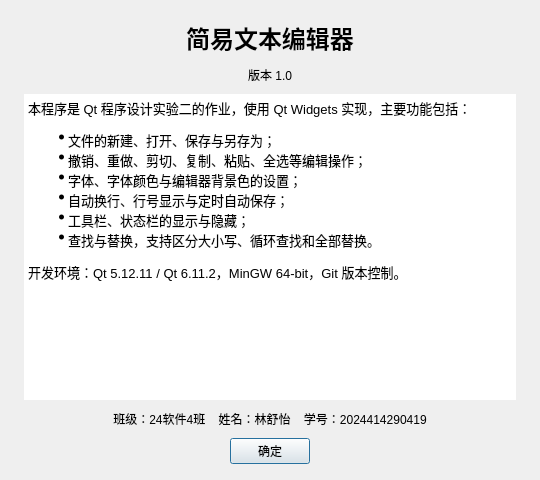
<?xml version="1.0" encoding="UTF-8"?>
<ui version="4.0">
 <class>AboutDialog</class>
 <widget class="QDialog" name="AboutDialog">
  <property name="geometry">
   <rect>
    <x>0</x>
    <y>0</y>
    <width>540</width>
    <height>480</height>
   </rect>
  </property>
  <property name="windowTitle">
   <string>关于</string>
  </property>
  <layout class="QVBoxLayout" name="verticalLayout">
   <property name="spacing">
    <number>10</number>
   </property>
   <property name="leftMargin">
    <number>24</number>
   </property>
   <property name="topMargin">
    <number>20</number>
   </property>
   <property name="rightMargin">
    <number>24</number>
   </property>
   <property name="bottomMargin">
    <number>16</number>
   </property>
   <item>
    <widget class="QLabel" name="labelTitle">
     <property name="font">
      <font>
       <family>微软雅黑</family>
       <pointsize>18</pointsize>
       <weight>75</weight>
       <bold>true</bold>
      </font>
     </property>
     <property name="text">
      <string>简易文本编辑器</string>
     </property>
     <property name="alignment">
      <set>Qt::AlignCenter</set>
     </property>
    </widget>
   </item>
   <item>
    <widget class="QLabel" name="labelVersion">
     <property name="text">
      <string>版本 1.0</string>
     </property>
     <property name="alignment">
      <set>Qt::AlignCenter</set>
     </property>
    </widget>
   </item>
   <item>
    <widget class="QTextBrowser" name="textBrowserInfo">
     <property name="minimumSize">
      <size>
       <width>0</width>
       <height>250</height>
      </size>
     </property>
     <property name="focusPolicy">
      <enum>Qt::NoFocus</enum>
     </property>
     <property name="frameShape">
      <enum>QFrame::NoFrame</enum>
     </property>
     <property name="verticalScrollBarPolicy">
      <enum>Qt::ScrollBarAlwaysOff</enum>
     </property>
     <property name="html">
      <string>&lt;!DOCTYPE HTML PUBLIC &quot;-//W3C//DTD HTML 4.0//EN&quot; &quot;http://www.w3.org/TR/REC-html40/strict.dtd&quot;&gt;
&lt;html&gt;&lt;head&gt;&lt;meta name=&quot;qrichtext&quot; content=&quot;1&quot; /&gt;&lt;/head&gt;&lt;body style=&quot; font-family:'微软雅黑'; font-size:10pt;&quot;&gt;
&lt;p&gt;本程序是 Qt 程序设计实验二的作业，使用 Qt Widgets 实现，主要功能包括：&lt;/p&gt;
&lt;ul&gt;
&lt;li&gt;文件的新建、打开、保存与另存为；&lt;/li&gt;
&lt;li&gt;撤销、重做、剪切、复制、粘贴、全选等编辑操作；&lt;/li&gt;
&lt;li&gt;字体、字体颜色与编辑器背景色的设置；&lt;/li&gt;
&lt;li&gt;自动换行、行号显示与定时自动保存；&lt;/li&gt;
&lt;li&gt;工具栏、状态栏的显示与隐藏；&lt;/li&gt;
&lt;li&gt;查找与替换，支持区分大小写、循环查找和全部替换。&lt;/li&gt;
&lt;/ul&gt;
&lt;p&gt;开发环境：Qt 5.12.11 / Qt 6.11.2，MinGW 64-bit，Git 版本控制。&lt;/p&gt;
&lt;/body&gt;&lt;/html&gt;</string>
     </property>
    </widget>
   </item>
   <item>
    <widget class="QLabel" name="labelAuthor">
     <property name="text">
      <string>班级：24软件4班    姓名：林舒怡    学号：2024414290419</string>
     </property>
     <property name="alignment">
      <set>Qt::AlignCenter</set>
     </property>
    </widget>
   </item>
   <item>
    <layout class="QHBoxLayout" name="horizontalLayoutButton">
     <item>
      <spacer name="horizontalSpacer">
       <property name="orientation">
        <enum>Qt::Horizontal</enum>
       </property>
       <property name="sizeHint" stdset="0">
        <size>
         <width>40</width>
         <height>20</height>
        </size>
       </property>
      </spacer>
     </item>
     <item>
      <widget class="QPushButton" name="btnOk">
       <property name="text">
        <string>确定</string>
       </property>
       <property name="default">
        <bool>true</bool>
       </property>
      </widget>
     </item>
     <item>
      <spacer name="horizontalSpacer2">
       <property name="orientation">
        <enum>Qt::Horizontal</enum>
       </property>
       <property name="sizeHint" stdset="0">
        <size>
         <width>40</width>
         <height>20</height>
        </size>
       </property>
      </spacer>
     </item>
    </layout>
   </item>
  </layout>
 </widget>
 <resources/>
 <connections/>
</ui>
